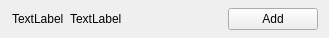
<?xml version="1.0" encoding="UTF-8"?>
<ui version="4.0">
 <class>DashboardWidgetItem</class>
 <widget class="QWidget" name="DashboardWidgetItem">
  <property name="geometry">
   <rect>
    <x>0</x>
    <y>0</y>
    <width>329</width>
    <height>38</height>
   </rect>
  </property>
  <property name="sizePolicy">
   <sizepolicy hsizetype="Expanding" vsizetype="MinimumExpanding">
    <horstretch>0</horstretch>
    <verstretch>0</verstretch>
   </sizepolicy>
  </property>
  <property name="minimumSize">
   <size>
    <width>100</width>
    <height>38</height>
   </size>
  </property>
  <property name="windowTitle">
   <string>Form</string>
  </property>
  <layout class="QHBoxLayout" name="horizontalLayout">
   <property name="leftMargin">
    <number>12</number>
   </property>
   <property name="topMargin">
    <number>0</number>
   </property>
   <property name="bottomMargin">
    <number>0</number>
   </property>
   <item>
    <widget class="QLabel" name="labelIcon">
     <property name="text">
      <string>TextLabel</string>
     </property>
    </widget>
   </item>
   <item>
    <widget class="QLabel" name="label">
     <property name="text">
      <string>TextLabel</string>
     </property>
    </widget>
   </item>
   <item>
    <spacer name="horizontalSpacer">
     <property name="orientation">
      <enum>Qt::Horizontal</enum>
     </property>
     <property name="sizeHint" stdset="0">
      <size>
       <width>40</width>
       <height>20</height>
      </size>
     </property>
    </spacer>
   </item>
   <item>
    <widget class="QPushButton" name="pushButtonAddRemove">
     <property name="minimumSize">
      <size>
       <width>90</width>
       <height>0</height>
      </size>
     </property>
     <property name="text">
      <string>Add</string>
     </property>
    </widget>
   </item>
  </layout>
 </widget>
 <resources/>
 <connections/>
</ui>
